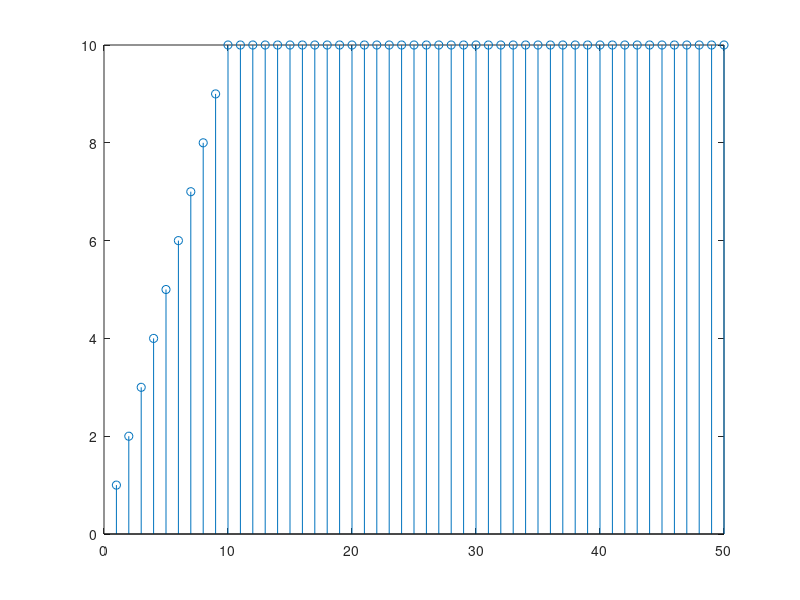

The MATLAB script that drew this image:
clc
clear
close all

N = 500;
L = 25;
p = 10;

x = ones(N,1);
h = ones(p,1);

x1 = zeros(N+p-1,1);
x1(p:end) = x;

Ns = floor(N/L);
Yc = zeros(L-p+1,1);

yf=[];
for j = 1:Ns
 for i = 1:L
 Xs(i) = x1(i+(L-p+1)*(j-1)); 
 end
 xf = fft(Xs,L);
 hf = fft(h,L).';
 Yf = xf .* hf;
 ys = ifft(Yf,L);
 Yc(1:end) = ys(p:end);
 yf=[yf Yc];
end
stem(yf(1:50))